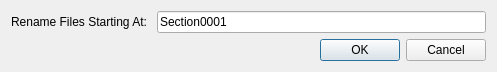
<?xml version="1.0" encoding="UTF-8"?>
<ui version="4.0">
 <class>RenameTemplate</class>
 <widget class="QDialog" name="RenameTemplate">
  <property name="geometry">
   <rect>
    <x>0</x>
    <y>0</y>
    <width>497</width>
    <height>80</height>
   </rect>
  </property>
  <property name="sizePolicy">
   <sizepolicy hsizetype="Preferred" vsizetype="Preferred">
    <horstretch>0</horstretch>
    <verstretch>0</verstretch>
   </sizepolicy>
  </property>
  <property name="windowTitle">
   <string>Rename Files</string>
  </property>
  <layout class="QGridLayout">
   <property name="sizeConstraint">
    <enum>QLayout::SetMaximumSize</enum>
   </property>
   <item row="1" column="0">
    <layout class="QHBoxLayout" name="horizontalLayout">
     <item>
      <widget class="QLabel" name="label_2">
       <property name="toolTip">
        <string>Enter the starting name to use for renaming all selected files, e.g.:

    filename001
    filename08.xhtml
    .html

All numbers at the END of the filename you enter will be replaced sequentially
starting at the number provided (default is 1 if no number is provided),  with
leading 0's added to match the number of digits used.

If you provide a file extension it will be used for all files, otherwise the
current extensions will be kept.  If you just provide a file extension (e.g. .xhtml)
then only file extensions will be updated.  Be careful that any extension you use is 
valid for all selected files.
</string>
       </property>
       <property name="text">
        <string>Rename Files Starting At: </string>
       </property>
      </widget>
     </item>
     <item>
      <widget class="QLineEdit" name="renameTemplate">
       <property name="text">
        <string>Section0001</string>
       </property>
      </widget>
     </item>
    </layout>
   </item>
   <item row="2" column="0">
    <widget class="QDialogButtonBox" name="buttonBox">
     <property name="orientation">
      <enum>Qt::Horizontal</enum>
     </property>
     <property name="standardButtons">
      <set>QDialogButtonBox::Cancel|QDialogButtonBox::Ok</set>
     </property>
    </widget>
   </item>
  </layout>
 </widget>
 <resources/>
 <connections>
  <connection>
   <sender>buttonBox</sender>
   <signal>accepted()</signal>
   <receiver>RenameTemplate</receiver>
   <slot>accept()</slot>
   <hints>
    <hint type="sourcelabel">
     <x>20</x>
     <y>20</y>
    </hint>
    <hint type="destinationlabel">
     <x>20</x>
     <y>20</y>
    </hint>
   </hints>
  </connection>
  <connection>
   <sender>buttonBox</sender>
   <signal>rejected()</signal>
   <receiver>RenameTemplate</receiver>
   <slot>reject()</slot>
   <hints>
    <hint type="sourcelabel">
     <x>20</x>
     <y>20</y>
    </hint>
    <hint type="destinationlabel">
     <x>20</x>
     <y>20</y>
    </hint>
   </hints>
  </connection>
 </connections>
</ui>
